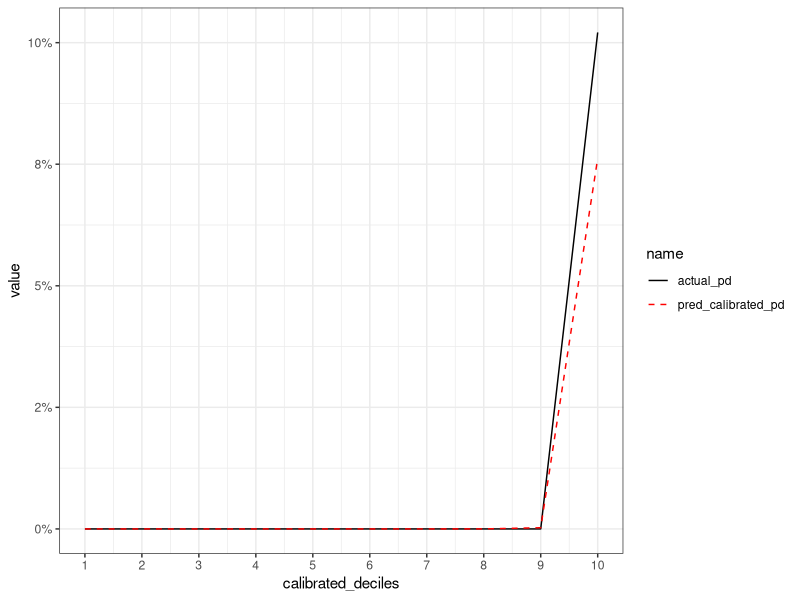
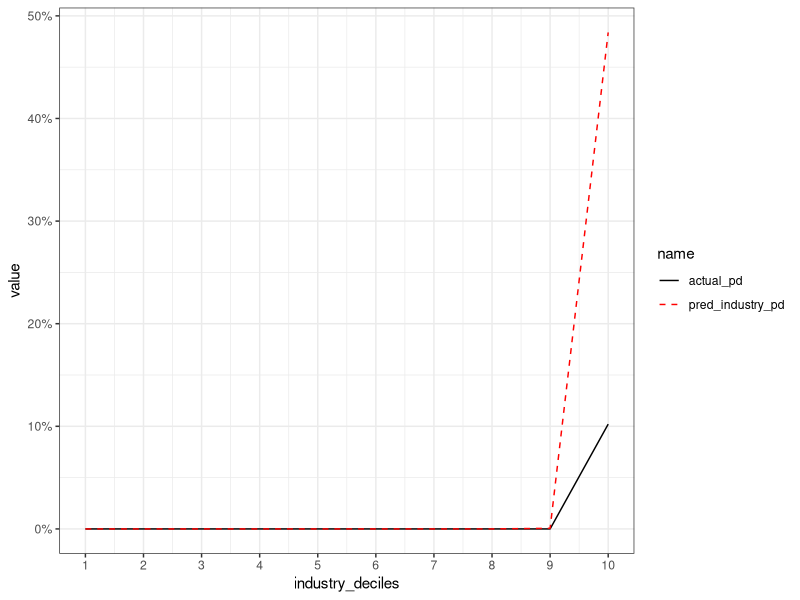

Generate these figures, in order, with R:
## ---- chunk 1
knitr::opts_chunk$set(echo = TRUE)
## ---- chunk 2
library(tidyverse) 
library(caTools)
library(MLmetrics)

set.seed(1)

credit_score <- rlnorm(n = 1e6, meanlog = 3, sdlog = 1)

linear_risk <- 12 + -2*credit_score + rnorm(1e6)

default_event <- rbinom(n = 1e6, size=1, prob=boot::inv.logit(linear_risk))

industry_df <- data.frame(default_event=default_event,
                          credit_score=credit_score)

summary(industry_df)
## ---- chunk 3
set.seed(1)

credit_score <- rlnorm(n = 1e4, meanlog = 3.5, sdlog = 1)

linear_risk <- 1.5 + -0.9*credit_score + rnorm(1e4)

default_event <- rbinom(n = 1e4, size=1, prob=boot::inv.logit(linear_risk))

company_df <- data.frame(default_event=default_event,
                          credit_score=credit_score)

summary(company_df)
## ---- chunk 4
industry_model <- glm(default_event ~ credit_score, data=industry_df,
                      family=binomial)

summary(industry_model)
## ---- chunk 5
train_id <- sample.split(company_df$default_event, SplitRatio=0.1)

company_df[train_id, ] %>% 
  group_by(default_event) %>% 
  summarize(count=n())
## ---- chunk 6
train_company_df <- company_df[train_id, ]

train_company_df$industry_linear_risk <- predict(industry_model,
                                                 newdata=train_company_df, type="link")

summary(train_company_df)
## ---- chunk 7
calibrated_model <- glm(default_event ~ industry_linear_risk,
                        data=train_company_df, family=binomial)

summary(calibrated_model)
## ---- chunk 8
test_company_df <- company_df[-train_id,]
## ---- chunk 9
test_company_df$industry_linear_risk <- predict(industry_model,
                                                newdata = test_company_df, type="link")
## ---- chunk 10
test_company_df$pred_calibrated_default <- predict(calibrated_model,
                                                   newdata=test_company_df, type="response")
## ---- chunk 11
test_company_df$pred_industry_default <- boot::inv.logit(test_company_df$industry_linear_risk)

summary(test_company_df)
## ---- chunk 12
with(test_company_df, colAUC(pred_calibrated_default, default_event))

with(test_company_df, colAUC(pred_industry_default, default_event))

## ---- chunk 13
test_df_with_deciles <- test_company_df %>% 
  mutate(calibrated_deciles = ntile(pred_calibrated_default, 10),
         industry_deciles = ntile(pred_industry_default, 10))
## ---- chunk 14
test_df_with_deciles %>% 
  group_by(calibrated_deciles) %>% 
  summarize(actual_pd = mean(default_event),
            pred_calibrated_pd = mean(pred_calibrated_default)) %>% 
  pivot_longer(-calibrated_deciles) %>% 
  ggplot(., aes(x=calibrated_deciles, y=value, color=name, linetype=name)) +
  geom_line() +
  scale_linetype_manual(values=c(1, 2)) +
  scale_color_manual(values=c('black','red')) +
  scale_x_continuous(breaks = 1:10) +
  scale_y_continuous(labels = scales::percent_format(accuracy = 1)) +
  theme_bw()
  
## ---- chunk 15
test_df_with_deciles %>% 
  group_by(industry_deciles) %>% 
  summarize(actual_pd = mean(default_event),
            pred_industry_pd = mean(pred_industry_default)) %>% 
  pivot_longer(-industry_deciles) %>% 
  ggplot(., aes(x=industry_deciles, y=value, color=name, linetype=name)) +
  geom_line() +
  scale_linetype_manual(values=c(1, 2)) +
  scale_color_manual(values=c('black','red')) +
  scale_x_continuous(breaks = 1:10) +
  scale_y_continuous(labels = scales::percent_format(accuracy = 1)) +
  theme_bw()
## ---- chunk 16
industry_log_loss <- LogLoss(test_company_df$pred_industry_default,
                             test_company_df$default_event)

industry_log_loss
## ---- chunk 17
calibrated_log_loss <- LogLoss(test_company_df$pred_calibrated_default,
                               test_company_df$default_event)

calibrated_log_loss
## ---- chunk 18
null_log_loss <- LogLoss(rep(mean(train_company_df$default_event),
                  nrow(test_company_df)), test_company_df$default_event)

null_log_loss
## ---- chunk 19
naive_log_loss <- LogLoss(rep(0, nrow(test_company_df)),
                          test_company_df$default_event)

naive_log_loss
